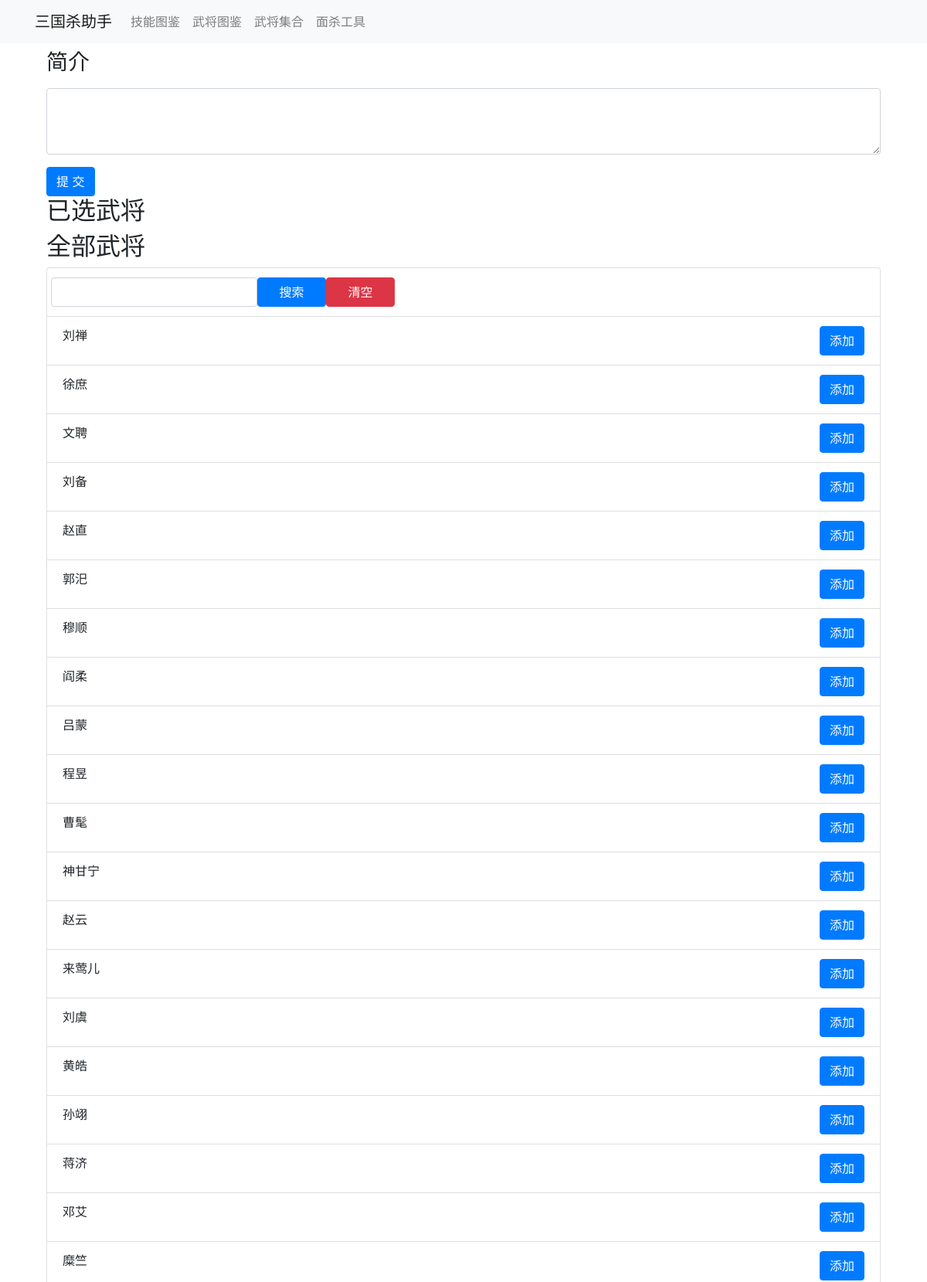
Page /sgs/editroleset (upper part) on the committed database.
### sgs/models.py (models this page shows)
class Role_Table(models.Model):
    rolename = models.CharField(unique=True, max_length=32, null=True, blank=True, default='None',
                                verbose_name='武将名称')

### sgs/views.py (the view)
# urls.py: path('editroleset', views.editroleset),
def editroleset(request):
    rolesetid = request.GET.get('rolesetid')
    roleidinset = models.Roleset_Detail_Table.objects.filter(setid_id=rolesetid).all()
    roleinset = models.Role_Table.objects.filter(id__in=roleidinset.values('roleid_id'))
    rolenotinset = models.Role_Table.objects.exclude(id__in=roleidinset.values('roleid_id'))
    if request.method == 'POST':
        intro = request.POST.get('introductionTextarea')
        models.Set_Table.objects.filter(id=rolesetid).update(introduction=intro)
    search = request.GET.get('searchrole')
    if search is None:
        search = ''
    rolenotinset = rolenotinset.filter(rolename__icontains=search)
    setdata = models.Set_Table.objects.filter(id=rolesetid).first()
    return render(request, 'editroleset.html',
                  {'roleinset': roleinset, 'rolenotinset': rolenotinset, 'setdata': setdata, 'searchrole': search})

### templates/editroleset.html (shortened to what this page needs)
{% extends 'navbar.html' %}
{% block container %}
    <div>
        <div class="container">
            <div>
                <div class="container">
                    <form method="post">
                        <div class="form-group">
                            <label for="introductionTextarea"><h3>简介</h3></label>
                            <textarea class="form-control" id="introductionTextarea" name="introductionTextarea"
                                      rows="3" >{{ setdata.introduction }}</textarea>
                        </div>
                        <button type="submit" class="btn btn-primary">提 交</button>
                    </form>
                    <h2>已选武将</h2>
                    <h2>全部武将</h2>
                    <ul class="list-group">
                        <li class="list-group-item">
                            <form>
                                <div class="row">
                                    <input type="text" class="form-control col-3" id="searchrole"
                                           name="searchrole"
                                           value="{{ searchrole }}">
                                    <button type="submit" class="btn btn-primary col-1">搜索</button>
                                    <a type="button" class="btn btn-danger col-1"
                                       href="/sgs/editroleset?searchrole=&rolesetid={{ setdata.id }}">清空</a>
                                </div>
                            </form>
                        </li>
                        {% for obj in rolenotinset %}
                            <li class="list-group-item">{{ obj.rolename }}
                                <a type="button" class="btn btn-primary float-right"
                                   href="/sgs/addsetrole?setid={{ setdata.id }}&roleid={{ obj.id }}&searchrole={{ searchrole }}">添加</a>
                            </li>
                        {% endfor %}
                    </ul>
                </div>
            </div>
        </div>
    </div>
{% endblock %}

### rows in the picture
Role_Table: rolename "刘禅"
Role_Table: rolename "徐庶"
Role_Table: rolename "文聘"
Role_Table: rolename "刘备"
Role_Table: rolename "赵直"
Role_Table: rolename "郭汜"
Role_Table: rolename "穆顺"
Role_Table: rolename "阎柔"
Role_Table: rolename "吕蒙"
Role_Table: rolename "程昱"
Role_Table: rolename "曹髦"
Role_Table: rolename "神甘宁"
Role_Table: rolename "赵云"
Role_Table: rolename "来莺儿"
Role_Table: rolename "刘虞"
Role_Table: rolename "黄皓"
Role_Table: rolename "孙翊"
Role_Table: rolename "蒋济"
Role_Table: rolename "邓艾"
Role_Table: rolename "糜竺"
